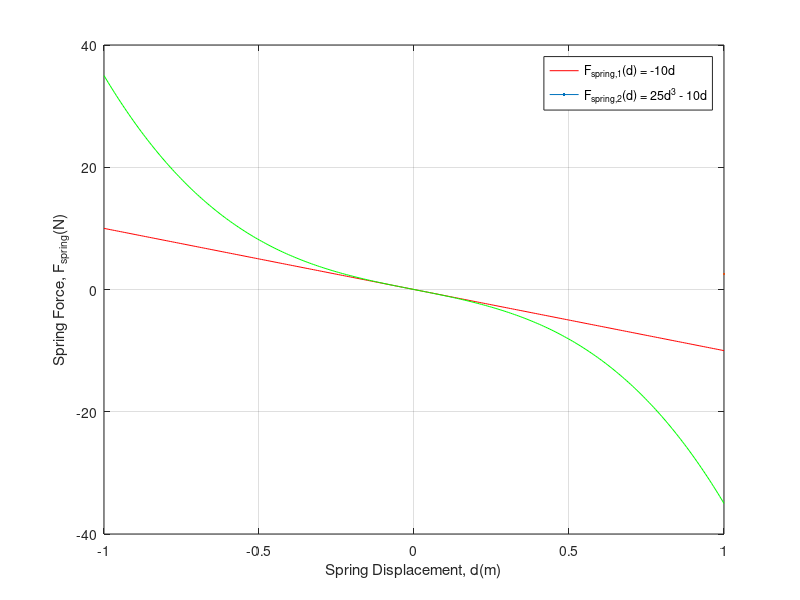
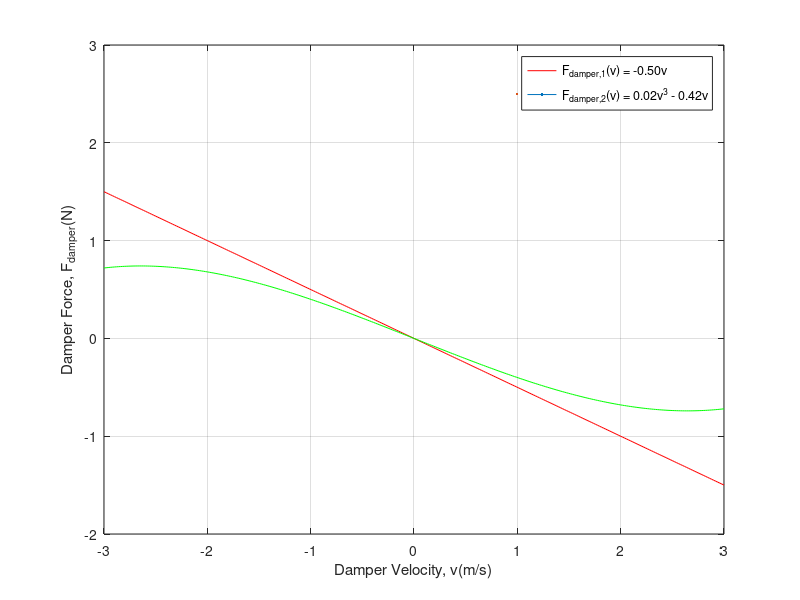

These charts were generated, in order, by the following MATLAB code: (Note: this script raises an error after producing the figures.)
%% Main_Lunar_Simulation
% The script models the linear and non-linear systems of the springs and dampers. Functions
% are then ran to calculate the position and velocity vectors which are
% then plotted against time in the script as individual figures. Next, the
% same procedure is done with the exception of meeting a tolerance. The
% approximate error and the converged position and velocity all are plotted
% on figures in the script. Force and displacement amplitudes are
% calculated with the required functions and are plotted against frequency
% in the script. The damped natural frequency is calculated for
% displacement amplitudes of all three models: linear, nonlinear, and
% analytical (linear). Lastly, the operating ranges for all three systems
% are calculated which satisfy their respective maximums.
%
% Requires: CombinedOperatingRange.m, calculateDisplacementAmpltitude.m,
% calculateAmplitudes.m, calculateConvergedSystemResponse.m,
% UpperAndLowerBoundFinder.m, calculateSystemResponse.m, t_range.m,
% w_d_Optimization.m, calculateForceAmpltitude.m
%
% Created by: Stephen Jones


clear; clc

% System Design Parameters (Table 1)
m = 0.5; % mass (kg)
k = 10; % linear spring constant (N/m)
c = 0.5; % linear damping coefficient (N*s/m)
Y = 0.05; % maximum base amplitude (m)

%% Task 1
% Function handle of Spring Force 1
Fspring1 = @(d)(-10*d);

% Function handle of Spring Force 2
Fspring2 = @(d)(-25*(d.^3) - 10*d);

% Initialize d values for the Spring Force plot (meters)
Fs_d = linspace(-1,1,300);

% Plot Spring Force 1 and 2
   figure;
   box on; hold on;
   plot(Fs_d, Fspring1(Fs_d), 'r-', LineWidth=2.5);
   plot(Fs_d, Fspring2(Fs_d), 'g-', LineWidth=2.5);
   set(gca, 'FontSize', 10);
   xlabel('Spring Displacement, d(m)');
   ylabel('Spring Force, F_s_p_r_i_n_g(N)');
   legend('F_s_p_r_i_n_g_,_1(d) = -10d', 'F_s_p_r_i_n_g_,_2(d) = 25d^3 - 10d')
   grid on;

% Initialize d values for the Spring Force plot (meters)
Fd_v = linspace(-3,3,300);
% Function handle of Damper Force 1
Fdamper1 = @(v)(-0.50*v);
% Function handle of Damper Force 2
Fdamper2 = @(v)(0.02*(v.^3) - 0.42*v);

% Plot Damper Force 1 and 2
   figure;
   box on; hold on;
   plot(Fd_v, Fdamper1(Fd_v), 'r-', LineWidth=2.5);
   plot(Fd_v, Fdamper2(Fd_v), 'g-', LineWidth=2.5);
   set(gca, 'FontSize', 10);
   xlabel('Damper Velocity, v(m/s)');
   ylabel('Damper Force, F_d_a_m_p_e_r(N)');
   legend('F_d_a_m_p_e_r_,_1(v) = -0.50v', 'F_d_a_m_p_e_r_,_2(v) = 0.02v^3 - 0.42v')
   grid on;
   
%% Task 2

% System Model Test Settings and Initial Conditions
freq = 2; % base frequency (rad/s)
delta_t = 0.01; % time step (s)
t_final = 100; % final time (s)

% Run functions for both systems
[t, x, x_dot, F_x] = calculateSystemResponse(m, Fspring1, Fdamper1, freq, Y, delta_t, t_final);
[t2, x2, x_dot2, F_x2] = calculateSystemResponse(m, Fspring2, Fdamper2, freq, Y, delta_t, t_final);

% Create analytical solutions as function handles
y = @(t)(Y*sin(freq*t));
y1 = @(t)(Y*freq*cos(freq*t));

% Velocity vs. time plot with both systems
% figure;
% box on; hold on;
% plot(t, y1(t), 'g-', LineWidth=2.5);
% plot(t, x_dot, 'r.', LineWidth=2.5);
% plot(t2, x_dot2, 'r.', LineWidth=2.5);
% set(gca, 'FontSize', 12);
% xlabel('Velocity, v(m/s)');
% ylabel('Time (s)');
% legend('Base Velocity', 'v_l_i_n_e_a_r', 'v_n_o_n_l_i_n_e_a_r')
% grid on;

% Position vs. time plot with all systems
    figure;
    box on; hold on;
    plot(t, y(t), 'g-', LineWidth=2);
    plot(t, x, 'r.', MarkerSize=6);
    plot(t2, x2, 'b.', MarkerSize=6);
    set(gca, 'FontSize', 10);
    ylabel('Position (m)');
    xlabel('Time (s)');
    legend('Base Motion', 'x_l_i_n_e_a_r', 'x_n_o_n_l_i_n_e_a_r')
    grid on;

%% Task 3
% Initialize time step size, final time, and error tolerance
delta_t = 1; % s
t_final = 100; % s
E_s = 0.001; % error tolerance

% Run calculateConvergedSystemResponse.m functions for both systems
[t_conv1, x_conv1, x_dot_conv1, F_x_conv1, E_a1, delta_t_list1] = calculateConvergedSystemResponse(m, Fspring1, Fdamper1, freq, Y, delta_t, t_final, E_s);
[t_conv2, x_conv2, x_dot_conv2, F_x_conv2, E_a2, delta_t_list2] = calculateConvergedSystemResponse(m, Fspring2, Fdamper2, freq, Y, delta_t, t_final, E_s);

f_E_s = @(E_s)(E_s);

% Plot time sizes vs. approximate errors for both systems
    figure;
    box on; hold on;
    loglog(delta_t_list1, E_a1, 'go', delta_t_list1, E_a1, 'g--', LineWidth=2);
    loglog(delta_t_list2, E_a2, 'ro', delta_t_list2, E_a2, 'r--', LineWidth=2);
    loglog(delta_t_list1, f_E_s(delta_t_list1), 'b-', LineWidth=2)
    set(gca, 'FontSize', 10, 'Yscale', 'log', 'Xscale', 'log');
    xlabel('Time Step, ∆t (s)');
    ylabel('Approximate Error, E_a_,_x (m)');
    legend('Linear System', '','Non-linear System', '', 'Displacement Error Tolerance')
    grid on;

% Position vs. time plot with all systems
    figure;
    box on; hold on;
    plot(t, y(t), 'g-', LineWidth=2);
    plot(t_conv1, x_conv1, 'r.', MarkerSize=6);
    plot(t_conv2, x_conv2, 'b.', MarkerSize=6);
    set(gca, 'FontSize', 10);
    ylabel('Position (m)');
    xlabel('Time (s)');
    legend('Base Motion', 'Converged x_l_i_n_e_a_r', 'Converged x_n_o_n_l_i_n_e_a_r')
    grid on;

%% Task 4
% Initalize design parameters and specifications
E_sx = 0.001; % Displacement tolerance, m
t_ss = 50; % Steady-state time, s
t_final = 100; % Final time, s
w_min = 0.5; % Minimum frequency, rad/s
w_max = 20; % Maximum frequency, rad/s

% Create analytical solutions as function handles
T_d = @(w)( Y .* ( ((k.^2) + (c.*w).^2) ./ (((k - m.*(w.^2)).^2) + (c.*w).^2) ).^(0.5) ); % expected displacement
T_F = @(w)( k.*Y .* ((w./((k./m).^(0.5))).^2) .* (((k.^2) + (c.*w).^2) ./ (((k - m.*w.^2).^2) + (c.*w).^2)).^(0.5) ); % expected force amplitude

% Initalize lists/vectors
w_list = w_min:0.5:w_max; % vector of used frequencies, rad/s
X1_list = zeros(1,length(w_list)); % displacement amplitude list (spring 1)
F1_list = zeros(1,length(w_list)); % total force amplitude list (damper 1)
X2_list = zeros(1,length(w_list)); % displacement amplitude list (spring 2)
F2_list = zeros(1,length(w_list)); % total force amplitude list (damper 2)

% Iterate and run calculateAmplitudes.m to get X and F based on the
% inputted frequency for spring and damper 1
for ii = 1:length(w_list)
    freq = w_list(ii);
    [X, F] = calculateAmplitudes(m, Fspring1, Fdamper1, freq, Y, delta_t, t_final, t_ss, E_sx); % Run function
    
    % Update amplitudes
    X1_list(ii) = X;
    F1_list(ii) = F;
end

% Repeat process with new spring and damper function
for ii = 1:length(w_list)
    freq = w_list(ii);
    [X, F] = calculateAmplitudes(m, Fspring2, Fdamper2, freq, Y, delta_t, t_final, t_ss, E_sx); % Run function
    
    % Update amplitudes
    X2_list(ii) = X;
    F2_list(ii) = F;
end

% Create frequency linspace for plotting
freq_linspace = linspace(.5, 20, 300);


% Plot Displacement Amplitude figure
    figure;
    box on; hold on;
    plot(w_list, X1_list, 'go', w_list, X1_list, 'g--', LineWidth=2);
    plot(w_list, X2_list, 'ro', w_list, X2_list, 'r--', LineWidth=2);
    plot(freq_linspace, T_d(freq_linspace), 'b-', LineWidth=2.5);
    set(gca, 'FontSize', 10);
    xlabel('Frequency, w(rad/s)');
    ylabel('Displacement Amplitude (m)');
    legend('Linear System', '','Non-linear System', '','Linear Analytical System');
    grid on;

% Plot Displacement Amplitude figure
    figure;
    box on; hold on;
    plot(w_list, F1_list, 'go', w_list, F1_list, 'g--', LineWidth=2);
    plot(w_list, F2_list, 'ro', w_list, F2_list, 'r--', LineWidth=2);
    plot(freq_linspace, T_F(freq_linspace), 'b-', LineWidth=2.5);
    set(gca, 'FontSize', 10);
    xlabel('Frequency, w(rad/s)');
    ylabel('Force Amplitude (N)');
    legend('Linear System', '','Non-linear System', '','Linear Analytical System');
    grid on;

%% Task 5 
E_sw = 0.01; % Frequency tolerance, rad/s

% Calculate Damped Natural Frequency for all three systems

% Linear system
f = @(w)(calculateDisplacementAmpltitude(m, Fspring1, Fdamper1, w, Y, delta_t, t_final, t_ss, E_sx));
[w_d1] = w_d_Optimization(0.5, 20, f, E_sx);

% Non-linear system
f = @(w)(calculateDisplacementAmpltitude(m, Fspring2, Fdamper2, w, Y, delta_t, t_final, t_ss, E_sx));
[w_d2] = w_d_Optimization(0.5, 20, f, E_sx);

% Analytical Model
[w_d3] = w_d_Optimization(0.5, 20, T_d, E_sx);

%% Task 6
x_max = 0.0875; % Maximum displacement (m)
F_max = 1; % Maximum force (N)

% Define function handle with the respective system
% Find roots with UpperAndLowerBoundFinder.m
% Calculate range with t_range.m

% Define calculateDisplacementAmpltitude function handle with the linear system 
f = @(w)(calculateDisplacementAmpltitude(m, Fspring1, Fdamper1, w, Y, delta_t, t_final, t_ss, E_sx));
[x_u, x_l] = UpperAndLowerBoundFinder(f, x_max);
[td_ranges1] = t_range(f, x_u, x_l, x_max, E_sw);


% Define calculateForceAmpltitude function handle with the linear system
f = @(w)(calculateForceAmpltitude(m, Fspring1, Fdamper1, w, Y, delta_t, t_final, t_ss, E_sx));
[x_u, x_l] = UpperAndLowerBoundFinder(f, F_max);
[tf_ranges1] = t_range(f, x_u, x_l, F_max, E_sw);


% Define calculateDisplacementAmpltitude function handle with the non-linear system
f = @(w)(calculateDisplacementAmpltitude(m, Fspring2, Fdamper2, w, Y, delta_t, t_final, t_ss, E_sx));
[x_u, x_l] = UpperAndLowerBoundFinder(f, x_max);
[td_ranges2] = t_range(f, x_u, x_l, x_max, E_sw);

% Define calculateForceAmpltitude function handle with the non-linear system
f = @(w)(calculateForceAmpltitude(m, Fspring2, Fdamper2, w, Y, delta_t, t_final, t_ss, E_sx));
[x_u, x_l] = UpperAndLowerBoundFinder(f, F_max);
[tf_ranges2] = t_range(f, x_u, x_l, F_max, E_sw);

% Solve range for analytical model - Displacement model
[x_u, x_l] = UpperAndLowerBoundFinder(T_d, x_max);
[td_ranges3] = t_range(T_d, x_u, x_l, x_max, E_sw);

% Solve range for analytical model - Force model
[x_u, x_l] = UpperAndLowerBoundFinder(T_F, F_max);
[tf_ranges3] = t_range(T_F, x_u, x_l, F_max, E_sw);

% Run CombinedOperatingRange.m to solve for linear system combined range
[combined_range1] = CombinedOperatingRange(td_ranges1, tf_ranges1);

% Run CombinedOperatingRange.m to solve for non-linear system combined range
[combined_range2] = CombinedOperatingRange(td_ranges2, tf_ranges2);

% Run CombinedOperatingRange.m to solve for analytical system combined range
[combined_range3] = CombinedOperatingRange(td_ranges3, tf_ranges3);
